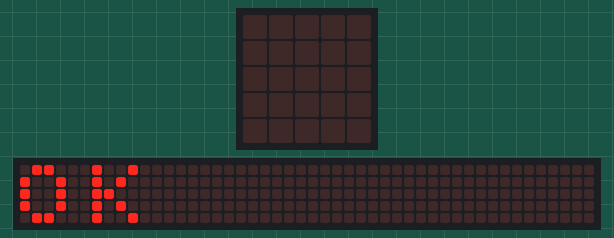
This program was run on a simulated Calliope mini (MakeCode). Parts: the board's 5×5 LED display, a strip that is not on the board, showing the scrolling text unrolled. The 48×5 strip is a reading aid, not a part: it shows the text the display is scrolling, unrolled, one strip-width of it at a time. At 2.7 s the program stops and its outputs stay as they are.

Above: at 0.1 s.
At 0.5 s:
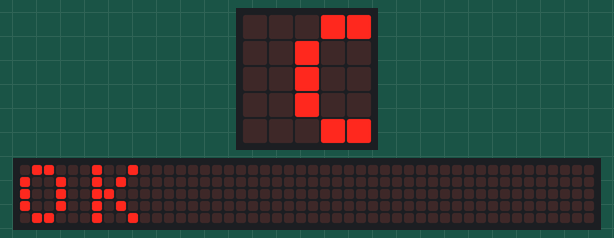
At 1.1 s:
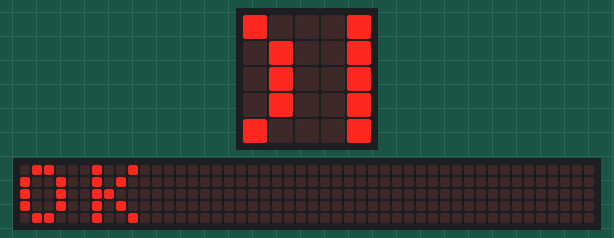
At 1.6 s:
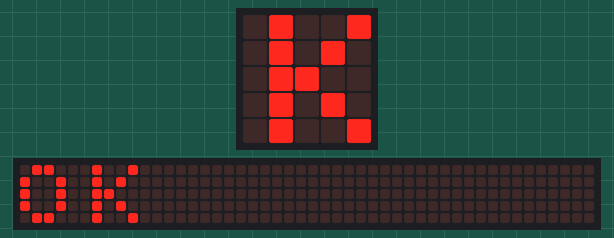
At 2.2 s:
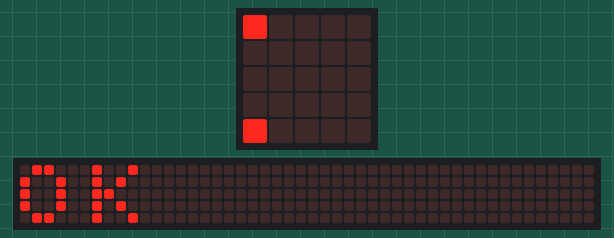

The program:

main.ts
```typescript
/**
 * Functions are mapped to blocks using various macros
 * in comments starting with %. The most important macro
 * is "block", and it specifies that a block should be
 * generated for an **exported** function.
 */

//% color="#AA278D" weight=100 icon="\uf023" block="Encryption"
//% block.loc.de="Verschlüsselung"
namespace Encryption {
    /**
     * Encrypts a string using the Caesar cipher by shifting
     * each letter by the given offset. Non-letter characters
     * are left unchanged.
     * @param text the input string to encrypt
     * @param offset the number of positions to shift each letter
     */
    //% blockId="encryption_caesar_encrypt"
    //% block="caesar cipher encrypt $text with offset $offset"
    //% block.loc.de="Caesar-Verschlüsselung $text mit Versatz $offset"
    //% jsdoc.loc.de="Verschlüsselt einen Text mit der Caesar-Verschlüsselung, indem jeder Buchstabe um den angegebenen Versatz verschoben wird. Nicht-Buchstaben bleiben unverändert."
    //% text.loc.de="Der zu verschlüsselnde Text"
    //% offset.loc.de="Die Anzahl der Positionen, um die jeder Buchstabe verschoben wird"
    //% text.defl="Hello"
    //% offset.min=-25 offset.max=25 offset.defl=3
    export function caesarEncrypt(text: string, offset: number): string {
        let result = "";
        // Normalise offset to 0-25 range, supporting negative shifts
        const shift = ((offset % 26) + 26) % 26;
        for (let i = 0; i < text.length; i++) {
            const code = text.charCodeAt(i);
            if (code >= 65 && code <= 90) {
                // Uppercase A-Z
                result += String.fromCharCode(((code - 65 + shift) % 26) + 65);
            } else if (code >= 97 && code <= 122) {
                // Lowercase a-z
                result += String.fromCharCode(((code - 97 + shift) % 26) + 97);
            } else {
                // Non-letter characters pass through unchanged
                result += text.charAt(i);
            }
        }
        return result;
    }

    /**
     * Decrypts a string that was encrypted with the Caesar cipher by reversing
     * the shift. Non-letter characters are left unchanged.
     * @param text the encrypted string to decrypt
     * @param offset the same offset that was used to encrypt
     */
    //% blockId="encryption_caesar_decrypt"
    //% block="caesar cipher decrypt $text with offset $offset"
    //% block.loc.de="Caesar-Entschlüsselung $text mit Versatz $offset"
    //% jsdoc.loc.de="Entschlüsselt einen mit der Caesar-Verschlüsselung verschlüsselten Text. Nicht-Buchstaben bleiben unverändert."
    //% text.loc.de="Der zu entschlüsselnde Text"
    //% offset.loc.de="Der Versatz, der zur Verschlüsselung verwendet wurde"
    //% text.defl="Khoor"
    //% offset.min=-25 offset.max=25 offset.defl=3
    export function caesarDecrypt(text: string, offset: number): string {
        return caesarEncrypt(text, -offset);
    }
}
```

test.ts
```typescript
// Hier kann man Tests durchführen; diese Datei wird nicht kompiliert, wenn dieses Paket als Erweiterung verwendet wird.

// --- caesarEncrypt ---
control.assert(Encryption.caesarEncrypt("Hello", 3) === "Khoor", "encrypt basic uppercase+lowercase");
control.assert(Encryption.caesarEncrypt("xyz", 3) === "abc", "encrypt wrap-around");
control.assert(Encryption.caesarEncrypt("Hello, World!", 0) === "Hello, World!", "encrypt zero offset");
control.assert(Encryption.caesarEncrypt("Hello", -3) === "Ebiil", "encrypt negative offset");
control.assert(Encryption.caesarEncrypt("Hello", 29) === "Khoor", "encrypt offset > 26 normalised");
control.assert(Encryption.caesarEncrypt("Hello, World!", 3) === "Khoor, Zruog!", "encrypt non-letters unchanged");

// --- caesarDecrypt ---
control.assert(Encryption.caesarDecrypt("Khoor", 3) === "Hello", "decrypt basic");
control.assert(Encryption.caesarDecrypt("abc", 3) === "xyz", "decrypt wrap-around");
control.assert(Encryption.caesarDecrypt("Hello, World!", 0) === "Hello, World!", "decrypt zero offset");

// --- round-trip ---
let original = "The Quick Brown Fox!";
control.assert(Encryption.caesarDecrypt(Encryption.caesarEncrypt(original, 13), 13) === original, "round-trip offset 13");
control.assert(Encryption.caesarDecrypt(Encryption.caesarEncrypt(original, 7), 7) === original, "round-trip offset 7");
control.assert(Encryption.caesarDecrypt(Encryption.caesarEncrypt(original, -5), -5) === original, "round-trip negative offset");

basic.showString("OK");
```
